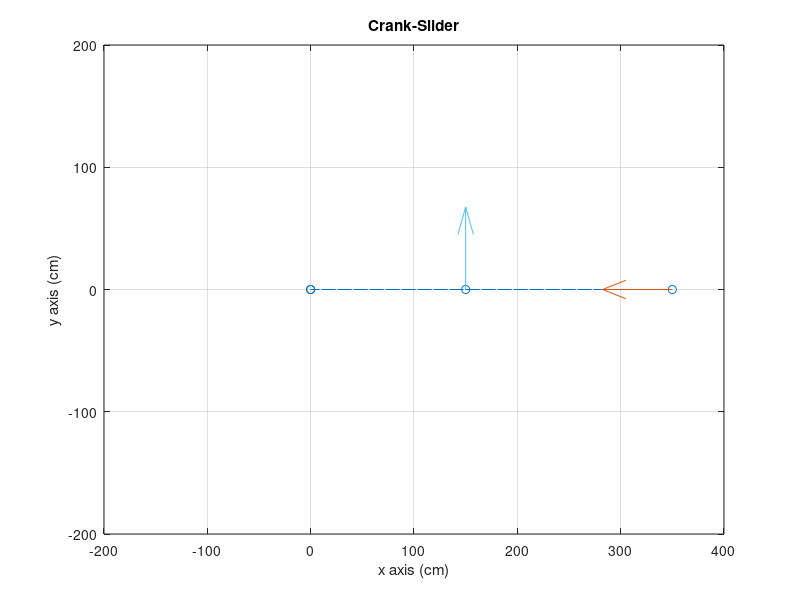

Reproduce this figure in MATLAB.
% Crank-Slider Simulation 
% Mechanisms and Vibrations AER 403

clear 
close all
clc

ratio=pi/180; 
theta_2=15*ratio*(1:48); %2 rotations

%Link lengths and angular velocity 
w2=50; %rad/s
r2=150;
r3=200;
r1=sqrt(r3^2-r2^2);

%Simulation

for i=1:48
    r1=r2*cos(theta_2(i))+sqrt((r2*cos(theta_2(i)))^2+r3^2-r2^2);
    
        c3=((r1^2+r3^2-r2^2)/(2*(r1*r3)));
        theta_3=acos(c3);
          
        v1=(r2*w2*cos(theta_2(i)-theta_3))/(cos(pi-theta_3));
        v1=(v1/100);       
        v2=(w2*r2)/100;
    
    zz(1,:)=[0, 0]; %A
    zz(2,:)=[r2*cos(theta_2(i)),r2*sin(theta_2(i))]; %B
    zz(3,:)=[r1, 0]; %C
    zz(4,:)=[0,0];        
        
    plot(zz(:,1),zz(:,2),'--o');
    axis([-200 400 -200 200]);
    grid on;
    xlabel('x axis (cm)')
    ylabel('y axis (cm)')
    title('Crank-Slider')
    hold on;
    quiver(r1,0,v1,0);
    quiver(r2*cos(theta_2(i)),r2*sin(theta_2(i)),v2*cos((pi/2)+theta_2(i)),v2*sin((pi/2)+theta_2(i)));
    hold off;
    pause(0.1);

end

